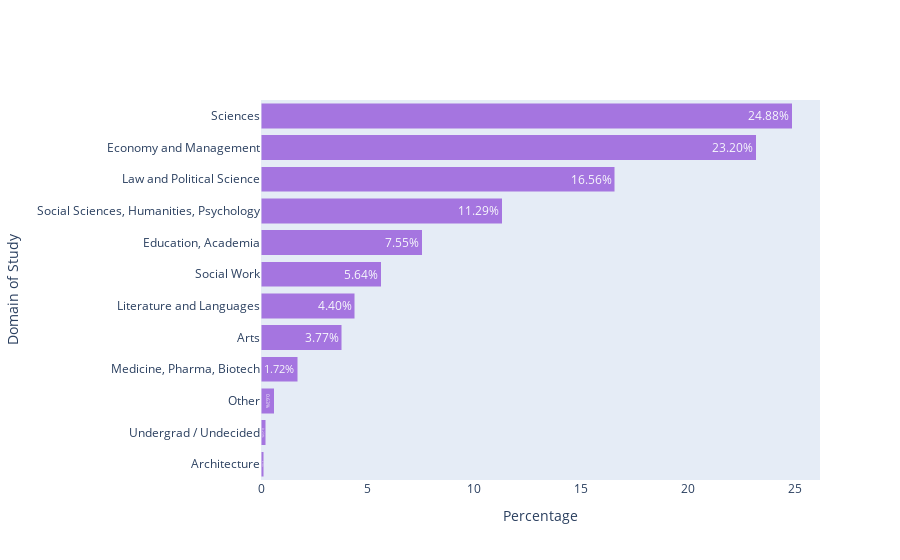

Notebook code cell kept with this figure:
### Markdown cell above
Visualising percentage of experiment participants by domain of study

### Code cell
# Calculating percentage of participants belonging to each domain
df['percent'] = df.groupby('domain_of_study')['domain_of_study'].transform('count') / df['domain_of_study'].count() * 100

# Creating horizontal bar chart
fig = go.Figure()
for i, domain in enumerate(df['domain_of_study'].unique()):
    fig.add_trace(go.Bar(
        x=df[df['domain_of_study'] == domain]['percent'],
        y=[domain],
        orientation='h',
        name=domain,
        text=df[df['domain_of_study'] == domain]['percent'].apply(lambda x: f'{x:.2f}%'),
        textposition='inside',
        marker_color='#8B43D7',
        opacity = 0.7)
    )

fig.update_layout(
    barmode='stack',
    uniformtext_minsize=5,
    autosize=True,
    xaxis_title='Percentage',
    yaxis_title='Domain of Study',
    yaxis={'categoryorder': 'total ascending'},
    showlegend=False
)

fig.show()

### Figure 1 — Plotly figure (JSON) as saved in the notebook; plotly's stock layout.template omitted (floating-point values rounded to 4 significant figures; data arrays with more than 128 entries replaced by an {"elided": "..."} marker saying what was removed)
{"data": [{"marker": {"color": "#8B43D7"}, "name": "Law and Political Science", "opacity": 0.7, "orientation": "h", "text": {"elided": "1374 str values"}, "textposition": "inside", "type": "bar", "x": {"elided": "1374 float values"}, "y": ["Law and Political Science"]}, {"marker": {"color": "#8B43D7"}, "name": "Sciences", "opacity": 0.7, "orientation": "h", "text": {"elided": "2064 str values"}, "textposition": "inside", "type": "bar", "x": {"elided": "2064 float values"}, "y": ["Sciences"]}, {"marker": {"color": "#8B43D7"}, "name": "Economy and Management", "opacity": 0.7, "orientation": "h", "text": {"elided": "1925 str values"}, "textposition": "inside", "type": "bar", "x": {"elided": "1925 float values"}, "y": ["Economy and Management"]}, {"marker": {"color": "#8B43D7"}, "name": "Education, Academia", "opacity": 0.7, "orientation": "h", "text": {"elided": "626 str values"}, "textposition": "inside", "type": "bar", "x": {"elided": "626 float values"}, "y": ["Education, Academia"]}, {"marker": {"color": "#8B43D7"}, "name": "Social Sciences, Humanities, Psychology", "opacity": 0.7, "orientation": "h", "text": {"elided": "937 str values"}, "textposition": "inside", "type": "bar", "x": {"elided": "937 float values"}, "y": ["Social Sciences, Humanities, Psychology"]}, {"marker": {"color": "#8B43D7"}, "name": "Social Work", "opacity": 0.7, "orientation": "h", "text": {"elided": "468 str values"}, "textposition": "inside", "type": "bar", "x": {"elided": "468 float values"}, "y": ["Social Work"]}, {"marker": {"color": "#8B43D7"}, "opacity": 0.7, "orientation": "h", "text": [], "textposition": "inside", "type": "bar", "x": [], "y": [null]}, {"marker": {"color": "#8B43D7"}, "name": "Undergrad / Undecided", "opacity": 0.7, "orientation": "h", "text": ["0.23%", "0.23%", "0.23%", "0.23%", "0.23%", "0.23%", "0.23%", "0.23%", "0.23%", "0.23%", "0.23%", "0.23%", "0.23%", "0.23%", "0.23%", "0.23%", "0.23%", "0.23%", "0.23%"], "textposition": "inside", "type": "bar", "x": [0.229, 0.229, 0.229, 0.229, 0.229, 0.229, 0.229, 0.229, 0.229, 0.229, 0.229, 0.229, 0.229, 0.229, 0.229, 0.229, 0.229, 0.229, 0.229], "y": ["Undergrad / Undecided"]}, {"marker": {"color": "#8B43D7"}, "name": "Medicine, Pharma, Biotech", "opacity": 0.7, "orientation": "h", "text": {"elided": "143 str values"}, "textposition": "inside", "type": "bar", "x": {"elided": "143 float values"}, "y": ["Medicine, Pharma, Biotech"]}, {"marker": {"color": "#8B43D7"}, "name": "Literature and Languages", "opacity": 0.7, "orientation": "h", "text": {"elided": "365 str values"}, "textposition": "inside", "type": "bar", "x": {"elided": "365 float values"}, "y": ["Literature and Languages"]}, {"marker": {"color": "#8B43D7"}, "name": "Arts", "opacity": 0.7, "orientation": "h", "text": {"elided": "313 str values"}, "textposition": "inside", "type": "bar", "x": {"elided": "313 float values"}, "y": ["Arts"]}, {"marker": {"color": "#8B43D7"}, "name": "Architecture", "opacity": 0.7, "orientation": "h", "text": ["0.12%", "0.12%", "0.12%", "0.12%", "0.12%", "0.12%", "0.12%", "0.12%", "0.12%", "0.12%"], "textposition": "inside", "type": "bar", "x": [0.1205, 0.1205, 0.1205, 0.1205, 0.1205, 0.1205, 0.1205, 0.1205, 0.1205, 0.1205], "y": ["Architecture"]}, {"marker": {"color": "#8B43D7"}, "name": "Other", "opacity": 0.7, "orientation": "h", "text": ["0.63%", "0.63%", "0.63%", "0.63%", "0.63%", "0.63%", "0.63%", "0.63%", "0.63%", "0.63%", "0.63%", "0.63%", "0.63%", "0.63%", "0.63%", "0.63%", "0.63%", "0.63%", "0.63%", "0.63%", "0.63%", "0.63%", "0.63%", "0.63%", "0.63%", "0.63%", "0.63%", "0.63%", "0.63%", "0.63%", "0.63%", "0.63%", "0.63%", "0.63%", "0.63%", "0.63%", "0.63%", "0.63%", "0.63%", "0.63%", "0.63%", "0.63%", "0.63%", "0.63%", "0.63%", "0.63%", "0.63%", "0.63%", "0.63%", "0.63%", "0.63%", "0.63%"], "textposition": "inside", "type": "bar", "x": [0.6268, 0.6268, 0.6268, 0.6268, 0.6268, 0.6268, 0.6268, 0.6268, 0.6268, 0.6268, 0.6268, 0.6268, 0.6268, 0.6268, 0.6268, 0.6268, 0.6268, 0.6268, 0.6268, 0.6268, 0.6268, 0.6268, 0.6268, 0.6268, 0.6268, 0.6268, 0.6268, 0.6268, 0.6268, 0.6268, 0.6268, 0.6268, 0.6268, 0.6268, 0.6268, 0.6268, 0.6268, 0.6268, 0.6268, 0.6268, 0.6268, 0.6268, 0.6268, 0.6268, 0.6268, 0.6268, 0.6268, 0.6268, 0.6268, 0.6268, 0.6268, 0.6268], "y": ["Other"]}], "layout": {"autosize": true, "barmode": "stack", "showlegend": false, "uniformtext": {"minsize": 5}, "xaxis": {"title": {"text": "Percentage"}}, "yaxis": {"categoryorder": "total ascending", "title": {"text": "Domain of Study"}}}}
